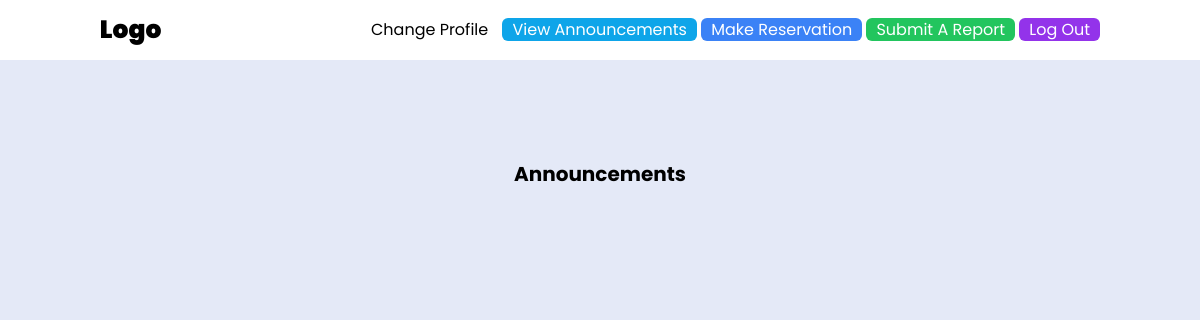
Before: /announcement.php (signed in) with the older database file.
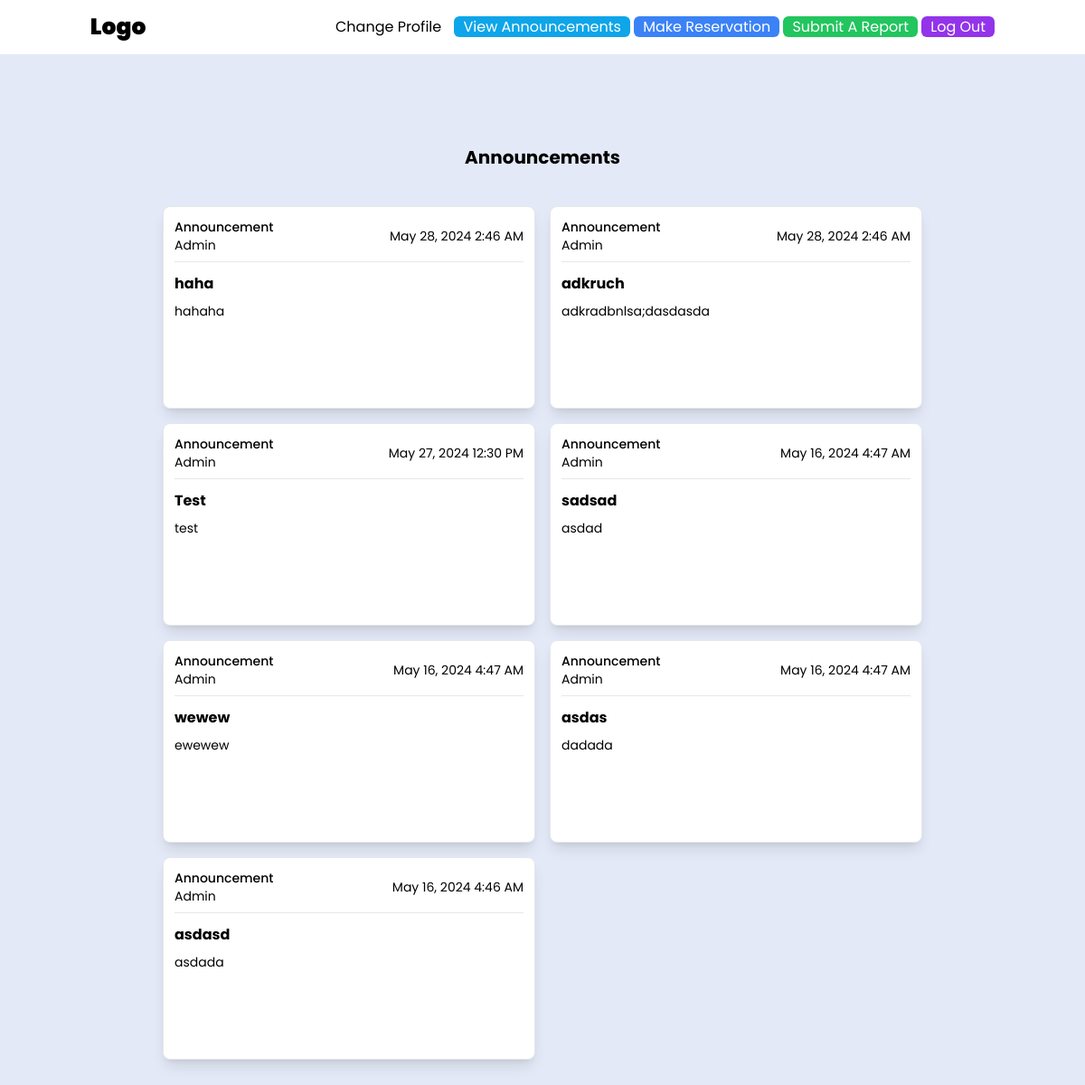
After: the same page with the newer database file.
### tables this page shows
CREATE TABLE `announcement` (
  `id` int(11) NOT NULL,
  `content` varchar(254) NOT NULL,
  `title` varchar(254) NOT NULL,
  `date_created` datetime NOT NULL DEFAULT current_timestamp(),
  `name` varchar(254) NOT NULL
);

### announcement.php (the view, shortened to what this page needs)
<?php
   include("config.php");
   $announcements = [];
    $select = "SELECT * FROM announcement ORDER BY date_created desc";
    $result = $con->query($select);
    if ($result->num_rows > 0) {
        while($row = $result->fetch_assoc()) {
            $announcements[] = $row;
        }
    }
?>
<!DOCTYPE html>
<html lang="en">
<head>
    <link rel="stylesheet" href="style.css">
     <script src="https://cdn.tailwindcss.com"></script>
</head>
<body>
    <div class="nav">
        <div class="logo">
            <p><a href="home.php">Logo</a> </p>
        </div>
        <div class="right-links">
            <?php
            echo "<a href='edit.php'>Change Profile</a>";
            ?>
            <a  href="./announcement.php" class="p-4 text-white bg-sky-500 rounded-md ">View Announcements</a>
                 <a  href="./reservation.php" class="p-4 text-white bg-blue-500 rounded-md ">Make Reservation</a>
            <a  href="./report.php" class="p-3 text-white bg-green-500 rounded-md ">Submit A Report</a>
            <a href="logout.php" class="bg-purple-600 text-white cursor-pointer rounded-md "> Log Out </a>
        </div>
    </div>
    <main>
       <div class="main-box top">
          <h1 class="mt-10 text-center text-xl font-bold">Announcements</h1>
        <div class="grid grid-cols-2 mt-10 gap-4 mb-10">
            <?php foreach($announcements as $ann): ?>
      <div class="h-56 overflow-y-auto bg-white border shadow-lg p-3 rounded-lg">
        <div class="pb-2 border-b flex justify-between items-center">
        <div class="flex items-center gap-3">
         <div class="flex flex-col">
            <span class="font-medium text-sm">Announcement</span>
            <span class="text-sm capitalize"><?php echo $ann['name'];?></span>
          </div>
        </div>
        <div class="flex flex-col">
          <span class="text-sm"><?php echo $formatted_date = date('F j, Y g:i A', strtotime($ann['date_created']));?></span>
        </div>
        </div>
        <div class="mt-3">
          <h1 class="font-bold mb-2"><?php echo $ann['title'];?></h1>
          <p class="text-sm"><?php echo $ann['content'];?></p>
        </div>
      </div>
    <?php endforeach;?>
        </div>
        </div>
    </main>
</body>
</html>

Changed rows visible on the page:
added announcement: name "Admin", date_created "May 28, 2024 2:46 AM", title "haha", content "hahaha"
added announcement: name "Admin", date_created "May 28, 2024 2:46 AM", title "adkruch", content "adkradbnlsa;dasdasda"
added announcement: name "Admin", date_created "May 27, 2024 12:30 PM", title "Test", content "test"
added announcement: name "Admin", date_created "May 16, 2024 4:47 AM", title "sadsad", content "asdad"
added announcement: name "Admin", date_created "May 16, 2024 4:47 AM", title "wewew", content "ewewew"
added announcement: name "Admin", date_created "May 16, 2024 4:47 AM", title "asdas", content "dadada"
added announcement: name "Admin", date_created "May 16, 2024 4:46 AM", title "asdasd", content "asdada"
